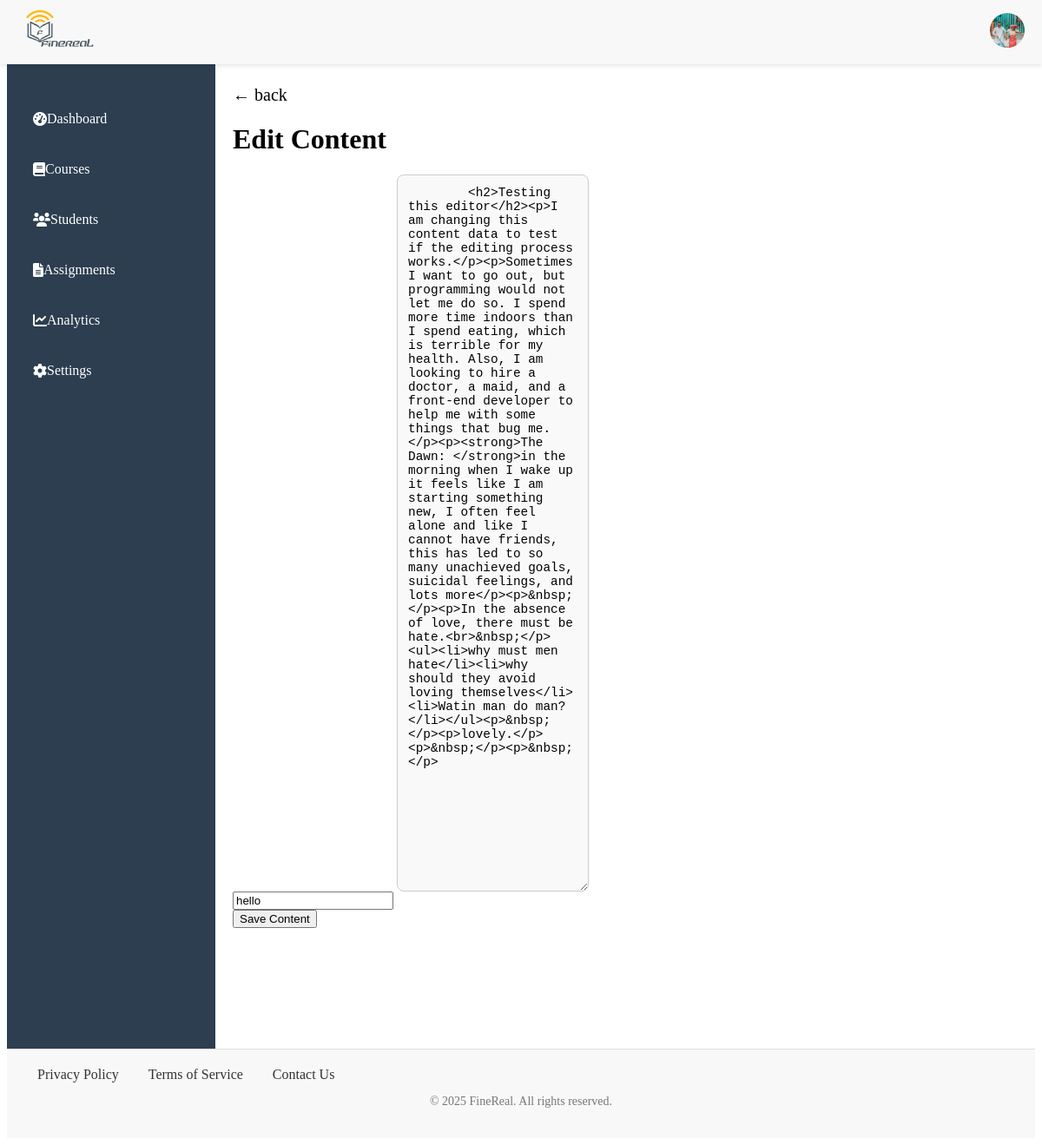
/add_content/a0a57939-517f-4239-aa9e-4c10f511f69c (signed in), run on the app's committed database.
### app/models/user.py (models this page shows, shortened)
class User(BaseModel, db.Model, UserMixin):
    __tablename__ = 'users'
    photo = db.Column(db.Text)
    first_name = db.Column(db.String(80), nullable=False)
    middle_name = db.Column(db.String(80), nullable=True)
    last_name = db.Column(db.String(80), nullable=False)
    email = db.Column(db.String(160), unique=True, nullable=False)
    username = db.Column(db.String(250), nullable=False)
    password = db.Column(db.String, nullable=False)
    is_verified = db.Column(db.Boolean, default=False)
    dob = db.Column(db.String)
    role = db.Column(db.String, nullable=False)
    courses_taught = db.relationship('Courses', backref='teacher', lazy=True)
    enrolled_courses = db.relationship('Enrollments', backref='student', lazy=True)

### app/models/course.py (models this page shows)
class Units(BaseModel, db.Model):
    __tablename__ = 'units'
    title= db.Column(db.String(60))
    content_type = db.Column(db.String(50))
    content_data = db.Column(db.Text)
    module_id = db.Column(db.Integer, db.ForeignKey('modules.id'), nullable=False)

### app/routes/unit.py (the view)
@app.route('/add_content/<unit_id>', methods=["GET", "POST"])
@login_required
def add_content(unit_id):
    unit= Units.query.get_or_404(unit_id)
    if request.method == "POST":
        content_data = request.form.get('content_data')  # For "page" content type
        unit.content_data = content_data
        db.session.commit()
        print('content data updated')
        return redirect(url_for('content_page', unit_id= unit_id))
    return render_template('page.html', unit = unit, user=current_user)

### app/models/user.py (called while the page is built)
@login_manager.user_loader
def load_user(user_id):
    return User.query.get(user_id)# PendingUser class and other functions...

### app/templates/page.html (shortened to what this page needs)
{% extends 'base.html' %}
{% block content %}
<link rel="stylesheet" href="{{ url_for('static', filename='styles/content.css') }}">
<a href="{{url_for('content_page', unit_id=unit.id)}}" class="arrow"> &larr; back</a>
<h1>Edit Content</h1>
<form method="POST" action="{{url_for('add_content', unit_id=unit.id)}}">
    <input type="text" name="title" value="{{ unit.title}}" readonly>
    <textarea name="content_data" id="editors" rows="50">
        {{ unit.content_data }}
    </textarea>
    <button type="submit">Save Content</button>
</form>
{% endblock %}

### app/templates/base.html (shortened to what this page needs)
<!DOCTYPE html>
<html lang="en">
<head>
    <link rel="stylesheet" href="{{ url_for('static', filename='styles/header.css') }}">
    <link rel="stylesheet" href="{{ url_for('static', filename='styles/footer.css') }}">
    <link rel="stylesheet" href="{{ url_for('static', filename='styles/nav.css') }}">
    <link rel="stylesheet" href="{{ url_for('static', filename='styles/main.css') }}">
    <link href="https://cdnjs.cloudflare.com/ajax/libs/font-awesome/6.0.0-beta3/css/all.min.css" rel="stylesheet">
</head>
<body>
    <header>
        <div class="left">
            <div class="logo">
                <a href="{{ url_for('index') }}" aria-label="Home">
                    <img src="{{ url_for('static', filename='images/Finerealpng.png') }}" alt="FineReal Logo">
                </a>
            </div>
        </div>
<div class="right-links">
    <div class="user" onclick="extend()">
        {% if user.photo %}
        <img src="{{ url_for('uploaded_file', filename=user.photo) }}" alt="Profile Photo" class="photo">
        {% else %}
        <img src="https://via.placeholder.com/40" alt="User Avatar" class="user-avatar">
        {% endif %}
    </div>
</div>
    </header>
    {% include 'includes/flash.html' %}
    <div class="container">
        <aside class="sidebar">
            <nav class="sidebar-nav">
                {% include 'includes/nav.html' %}
            </nav>
        </aside>
        <main class="main-content">
            {% block content %}
            {% endblock %}
        </main>
    </div>
    <footer>
        <div class="footer-content">
            <div class="footer-links">
                <a href="#">Privacy Policy</a>
                <a href="#">Terms of Service</a>
                <a href="#">Contact Us</a>
            </div>
        </div>
        <div class="footer-bottom">
            <p>&copy; 2025 FineReal. All rights reserved.</p>
        </div>
    </footer>
</body>
</html>

### app/static/styles/header.css (style rules this page uses)
header { color: dark; display: flex; justify-content: space-between; align-items: center; padding: 10px 20px; background-color: #f8f8f8; position: fixed; top: 0; left: 0; right: 0; z-index: 1000; box-shadow: 0 2px 5px rgba(0, 0, 0, 0.1); }
header .left { display: flex; justify-content: space-between; max-width: min-content; }
.logo img { height: 50px; }
.photo, .user-avatar { width: 40px; height: 40px; border-radius: 50%; object-fit: cover; }

### app/static/styles/footer.css (style rules this page uses)
footer { background-color: #f8f8f8; padding: 20px 0; text-align: center; border-top: 1px solid #ddd; }
.footer-content { display: flex; justify-content: space-between; align-items: center; padding: 0 20px; }
.footer-links a { margin: 0 15px; text-decoration: none; color: #333; }
.footer-bottom { margin-top: 10px; font-size: 14px; color: #777; }

### app/static/styles/nav.css (style rules this page uses)
.container { display: flex; height: 100vh; }
.sidebar { width: 200px; background-color: #2c3e50; color: #ecf0f1; padding: 20px; display: block; }

### app/static/styles/main.css (style rules this page uses)
main { margin-top: 70px; padding: 20px; flex-grow: 1; word-wrap: break-word; overflow-wrap: break-word; overflow-y: auto; }

### app/static/styles/content.css (style rules this page uses)
a { text-decoration: none; }
textarea { padding: 12px; margin-bottom: 15px; border: 1px solid #ccc; border-radius: 8px; font-size: 0.9rem; box-sizing: border-box; background-color: #f9f9f9; overflow-y: auto; }
.arrow { font-size: 20px; color: black; }

### data on the page
User: photo (picture)
Units: title "hello", content_data "<h2>Testing this editor</h2><p>I am changing this content data to test if the editing process works.</p><p>Sometimes I want to go out, but programming would not let me do so. I spend more time indoors than I spend eating, which is terrible for my health. Also, I am looking to hire a doctor, a maid, and a front-end developer to help me with some things that bug me.</p><p><strong>The Dawn: </strong>in the morning when I wake up it feels like I am starting something new, I often feel alone and like I cannot have friends, this has led to so many unachieved goals, suicidal feelings, and lots more</p><p>&nbsp;</p><p>In the absence of love, there must be hate.<br>&nbsp;</p><ul><li>why must men…"
